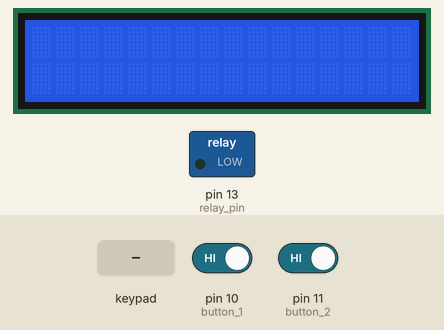
Bench run of a sketch on a simulated Arduino Uno, built with avr-gcc and run on an emulated ATmega328P. Parts: 16×2 character LCD, switched loads named in the sketch (green lamp = pin HIGH). The inputs (shaded band) are chosen by the test bench; at power-on: pin 10 (button_1) HIGH, pin 11 (button_2) HIGH.

Above: at 1.2 s.
1.3 s: keypad keys 9 8 7 6 # pressed 0.4 s apart
At 4.1 s:
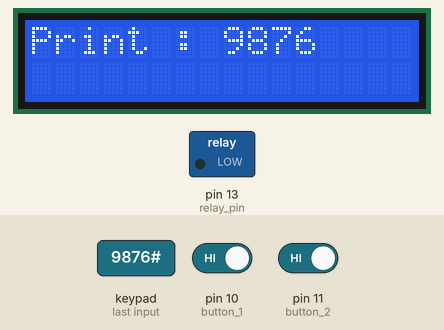
4.8 s: key '1' pressed
At 5.3 s:
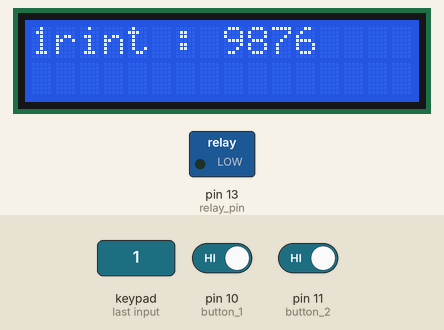
6.3 s: keypad keys 9 8 7 6 pressed 0.4 s apart
At 6.9 s:
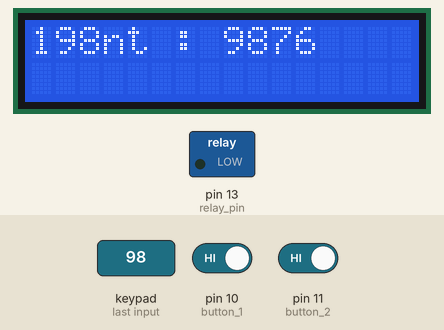
9.4 s: key '2' pressed
At 10.1 s:
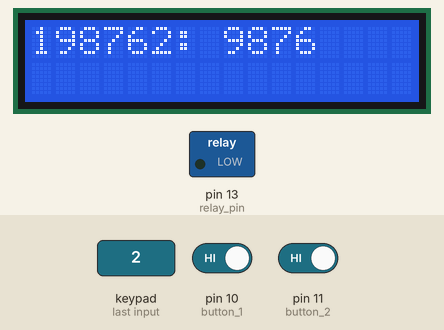
10.9 s: pin 10 (button_1) driven LOW and pin 11 (button_2) driven LOW
At 11.7 s:
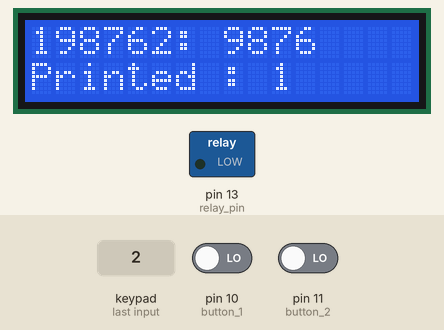
13.9 s: key '#' pressed
At 14.3 s:
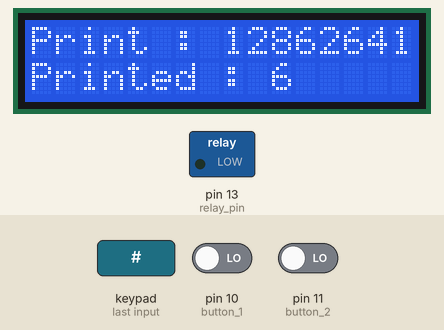
Timing chart, 0 to 16.9 s (numbered marks = the images above; inputs shaded):
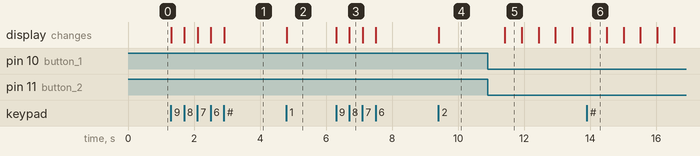

Measured:
- after the input at 1.3 s, the display: first changes at once (image 1 shows a later state)
- after the input at 4.8 s, the display: changes at once (image 2)
- after the input at 6.3 s, the display: first changes at once (image 3 shows a later state)
- after the input at 9.4 s, the display: changes at once (image 4)
- after the input at 10.9 s, the display: changes after 0.51 s (image 5)
- after the input at 13.9 s, the display: first differs from a run without the input after 0.09 s (image 6)
- what the display in image 5 shows lasts 0.5 s, from 11.4 s to 11.9 s

The sketch:

Keyboard_example_2.ino
```cpp
#include <Keypad.h>
#include <LiquidCrystal_I2C.h>

////////////////////Configuration for keypad
const int ROW_NUM    = 4; // four rows
const int COLUMN_NUM = 4; // four columns

char keys[ROW_NUM][COLUMN_NUM] = {
  {'1', '2', '3', 'A'},
  {'4', '5', '6', 'B'},
  {'7', '8', '9', 'C'},
  {'*', '0', '#', 'D'}
};

byte pin_rows[ROW_NUM] = {9, 8, 7, 6};      // connect to the row pinouts of the keypad
byte pin_column[COLUMN_NUM] = {5, 4, 3, 2}; // connect to the column pinouts of the keypad
////////////////////

Keypad keypad = Keypad(makeKeymap(keys), pin_rows, pin_column, ROW_NUM, COLUMN_NUM );
LiquidCrystal_I2C lcd(0x27, 16, 2); // I2C address 0x27, 16 column and 2 rows

////////////////////Some variable and integer for value
String inputString;
long inputInt;
int cursorColumn = 0;
const int button_1 = 10;
const int button_2 = 11;
const int relay_pin = 13;

int button_1_state = 0;
int button_2_state = 0;
int button_count = 0;
int prestate = 0;
int print_count = 0;
////////////////////

void setup() {
  Serial.begin(9600);
  inputString.reserve(10);

  ////////////////////Pins configuration
  pinMode(button_1, INPUT_PULLUP);
  pinMode(button_2, INPUT_PULLUP);
  pinMode(relay_pin, OUTPUT);
  lcd.init();
  lcd.backlight();
}

void loop() {
  ////////////////////Reading value
  button_1_state = digitalRead(button_1);
  button_2_state = digitalRead(button_2);
  char key = keypad.getKey();

  if (key) {
    if (key >= '0' && key <= '9') {     // only act on numeric keys
      inputString += key;               // append new character to input string
      lcd.setCursor(cursorColumn, 0);
      lcd.print(key);
      cursorColumn++;
    }
    else if (key == '#') {
      if (inputString.length() > 0) {
        inputInt = inputString.toInt();
        print_count = inputInt;
        if (inputString) {
          lcd.setCursor(0, 0);
          lcd.print("Print : ");
          lcd.print(inputInt);
          cursorColumn = 0;
        }
      }
      else if (key == '*') {
        inputString = "";
        lcd.clear();
        cursorColumn = 0;
        key = 0;
      }
    }
    else if (key == '*') {
      inputString = "";
      button_count = 0;
      lcd.clear();
      cursorColumn = 0;
    }
  }
  if (button_1_state == 0 && button_2_state == 0) {
    delay(500);
    button_count++;
    if (button_count) {
      lcd.setCursor(0, 1);
      lcd.print("Printed : ");
      lcd.print(button_count);
      if (button_count == print_count) {
        digitalWrite(relay_pin, HIGH);
        lcd.clear();
        lcd.setCursor(5, 0);
        lcd.print("Finish");
        button_count = 0;
        print_count = 0;
      }
    }
  }
}
```
